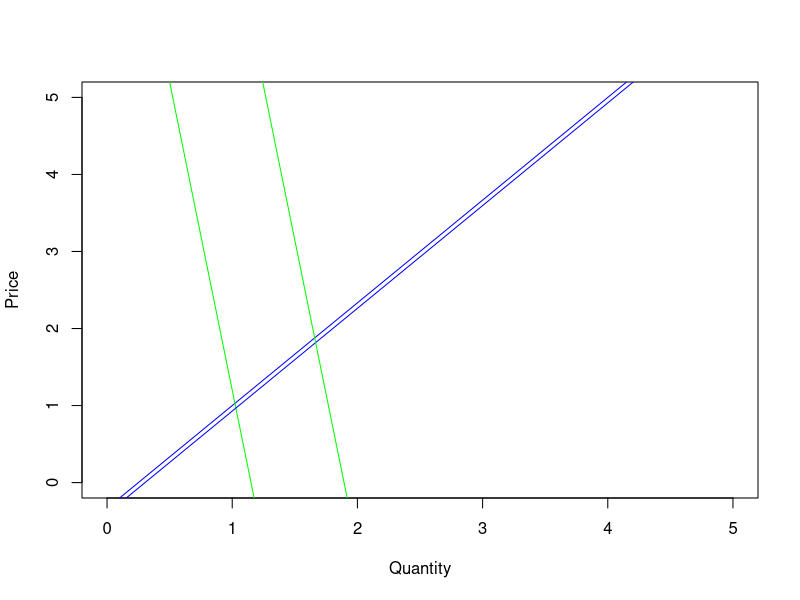

This chart was generated by the following R code: (Note: this script raises an error after producing the figure.)
## ---- chunk 1

# Helper
showme <- function(x) { 
  rhandsontable(x[1,,], paste0("Y", per-1), readOnly=T, width="80%", height=100) %>%
    hot_cols(type="numeric", format="0,0.#", renderer=convertNA())
}

## ---- chunk 2

#####################################################################################
# Sets
#####################################################################################

sets <- list(
  # commodities
  com = c("whea", "rice"),
  # regions
  reg = c("reg-A", "reg-B"),
  # periods
  per = 1:10
)

# Sets dimensions
sets_dim <- sapply(sets, length, USE.NAMES=T)

## ---- chunk 3

#####################################################################################
# Variables
#####################################################################################

# producer prices
PP <- array(1, sets_dim, sets)

# consumer prices
PC <- array(1.20, sets_dim, sets)

# supply
Q <- array(1, sets_dim, sets)

# demand
C <- array(1, sets_dim, sets)

## ---- chunk 4

#####################################################################################
# Parameters
#####################################################################################

# price elasticity of supply
epsilon <- array(0.75, sets_dim, sets)

# alternate elasticity of supply (shift), default to 1
epsilon_shift <- array(1, sets_dim[1:2], sets[1:2])

# price elasticity of demand
eta <- array(-0.15, sets_dim, sets)

# exogenous supply growth rates
qpi <- array(runif(prod(sets_dim)), sets_dim, sets)

# exogenous demand growth rates
cpi <- array(runif(prod(sets_dim)), sets_dim, sets)

# probability of success
p <- array(1, sets_dim[1:2], sets[1:2])

# own-technology cost saving per unit of output 
# note: can also vary over time in case of variable adoption
c_own <- array(runif(prod(sets_dim)), sets_dim, sets)

# yield-increasing effect
y <- array(0, sets_dim, sets)

# shape of adoption curve (trapezoidal, logistic, variable)
adoption <-"trapezoidal"

# ceiling adoption rate
a_max <- array(1, sets_dim[1:2], sets[1:2])

# technology research, adoption, maturity, decline lags
lagR <- array(1, sets_dim[1:2], sets[1:2])
lagA <- array(1, sets_dim[1:2], sets[1:2])
lagM <- array(1, sets_dim[1:2], sets[1:2])
lagD <- array(1, sets_dim[1:2], sets[1:2])

# logistic adoption parameters (as shares of a_max)
t0 <- array(1, sets_dim[1:2], sets[1:2])
t1 <- array(length(sets$per)%/%2, sets_dim[1:2], sets[1:2])
a0 <- array(0.1, sets_dim[1:2], sets[1:2])
a1 <- array(0.5, sets_dim[1:2], sets[1:2])

# variable adoption rates (per period)
a <- array(runif(prod(sets_dim)), sets_dim, sets)

# research-induced spillover effects across regions (1-diagonal) with time lag
# negative values indicate substitutive effects
theta <- array(0, sets_dim[c(1,2,3,2)], sets[c(1,2,3,2)])
names(dimnames(theta))[4] <- "source"
for(i in sets$com) for(t in sets$per) theta[i,,t,] <- diag(sets_dim[2])


## ---- chunk 5


#####################################################################################
# DREAM Model
#####################################################################################

# Rescope sets
for (i in names(sets)) assign(i, sets[[i]])

# Verify cost saving per unit of output
stopifnot(c_own>=0, c_own<=1)

# Verify probabilities of success
stopifnot(p>=0, p<=1)

# Verify ceiling technology adoption rate
stopifnot(a_max>=0, a_max<=1)

# Verify technology lags
stopifnot(lagR>=0, lagA>=0, lagM>=0, lagD>=0)


#####################################################################################
# Supply and demand slopes, intercepts
alpha <- array(numeric(), sets_dim, sets)
beta <- array(numeric(), sets_dim, sets)
delta <- array(numeric(), sets_dim, sets)
gamma <- array(numeric(), sets_dim, sets)

# Initial slopes and intercepts from elasticities                               # 2.2
beta[,, 1] <-  epsilon[,, 1] * Q[,, 1] / PP[,, 1]
alpha[,, 1] <- (1 - epsilon[,, 1]) * Q[,, 1]
delta[,, 1] <- eta[,, 1] * C[,, 1] / PC[,, 1]
gamma[,, 1] <- (1 - eta[,, 1]) * C[,, 1]

for(t in per[-1]) {
  beta[,, t] <-  epsilon[,, t] * Q[,, t-1] / PP[,, t-1]
  delta[,, t] <- eta[,, t] * C[,, t-1] / PC[,, t-1]
}

# Include exogenous demand and supply growth rates                             # 2.3
for(t in per[-1]) {
  alpha[,, t] <- alpha[,, t-1] + qpi[,, t] * Q[,, t-1]
  gamma[,, t] <- gamma[,, t-1] + cpi[,, t] * C[,, t-1]
}


## ---- chunk 6

# Plot
curve(x*1, 0, 5, xlab="Quantity", ylab="Price", col="white")
curve((x-alpha[1,1,1])/beta[1,1,1], col="blue", add=T)
curve((x-gamma[1,1,1])/delta[1,1,1], col="green", add=T)
curve((x-alpha[1,1,2])/beta[1,1,2], col="blue", add=T)
curve((x-gamma[1,1,2])/delta[1,1,2], col="green", add=T)

## ---- chunk 7

# Technology spillovers from source to receiving region                       # 2.10
c_spill <- apply(theta, c("com", "reg", "per"), sum, na.rm=T)*c_own

# Combined own and spillover cost saving effects
c <- ifelse(c_spill>=0, c_own + c_spill, max(c_own, c_spill, na.rm=T))

showme(c)


# Maximum supply shift                                                          # 2.4
k_max <- array(1, sets_dim, sets)
for(t in per) k_max[,, t] <- p[,]*a_max[,]*PP[,, 1]*c[,, t]

# Combine vertical and horizontal maximum supply shifts                         # 2.8
# TODO check this formula, sign seems off
# for(t in per) k_max[,, t] <- p[,]*a_max[,]*PP[,, 1]*
#   ((y[,, t]/epsilon_shift)-(c[,, t]/(1+y[,, t])))

showme(k_max)


# Trapezoidal adoption curve
adoptT <- function(t, k_max=1, lagR=1, lagA=1, lagM=1, lagD=1) {
  # supply shift per period
  t <- t-1
  k <- ifelse( 
    t>lagR & t<=lagR+lagA, k_max*(t-lagR)/lagA, ifelse( 
      t>lagR+lagA & t<=lagR+lagA+lagM, k_max, ifelse(
        t>lagR+lagA+lagM & t<=lagR+lagA+lagM+lagD, 
        k_max*(lagR+lagA+lagM+lagD-t)/lagD, 0)))
  return(k)
}

# Logistic adoption curve based on 2 known points (t0, a0), (t1, a1)
adoptL <- function(t, a_max=1, k_max=1, t0=2, t1=3, a0=0.1, a1=0.5,
  lagR=1, lagA=1, lagM=1, lagD=1) {
  
  # solve logistic coeffs
  a0 <- a0*a_max
  a1 <- a1*a_max
  a0 <- log(a0/(a_max-a0))
  a1 <- log(a1/(a_max-a1))
  betalog <- (a1*t0-a0*t1)/(t1-t0)
  alphalog <- (a0-a1)/(t0-t1)
  
  # incremental adoption                                                        # 2.5
  t <- t-1
  a <- a_max/(1 + exp(-(alphalog + t*betalog)))
  # supply shift per period                                                     # 2.7
  k <- ifelse( 
    t>lagR & t<=lagR+lagA, k_max*a/a_max, ifelse( 
      t>lagR+lagA & t<=lagR+lagA+lagM, k_max, ifelse(
        t>lagR+lagA+lagM & t<=lagR+lagA+lagM+lagD, 
        k_max*(lagR+lagA+lagM+lagD-t)/lagD, 0)))
  
  return(k)
}

# Variable adoption
adoptV <- function() {
  
  # incremental adoption per period
  diff_a <- array(0, sets_dim, sets)
  for(t in per[-1]) diff_a[,, t] <- a[,, t] - a[,, t-1]
  # supply shifts per period                                                    # 2.9
  k <- array(0, sets_dim, sets)
  for(i in com) for(r in reg) for(t in per) k[i, r, t] <- ifelse(
    t>=lagR[i,r]+1, p[i, r]*PP[i, r, 1] * 
      sum(c[i,r, t-((lagR[i,r]+1):t)+1] * diff_a[i,r, (lagR[i,r]+1):t], na.rm=T),
    0)
  return(k)
}

# Apply user-selected adoption curve
k <- array(numeric(), sets_dim, sets)

switch(adoption, 
  # logistic
  logistic = for(t in per) k[,, t] <- adoptL(t, a_max, k_max[,,t], t0, t1, a0, a1), 
  # variable
  variable = k <- adoptV(), 
  # trapezoidal (default)
  for(t in per) k[,, t] <- adoptT(t, k_max[,,t], lagR, lagA, lagM, lagD)
)

showme(k)

## ---- chunk 8

# Plot adoption curves
par(mfrow=c(1,2))
plot(adoptT, 1, 11, xlab=NA, ylab="supply shift", sub="Trapezoidal adoption")
plot(adoptL, 1, 11, xlab=NA, ylab="supply shift", sub="Logistic adoption")

## ---- chunk 9

# TODO Demand shift



# Redefine the supply intercept with research                                  # 2.11
alpha_R <- alpha + k*beta






# Supply and demand curves under no research                                    # 2.1
# Q <- alpha + beta*PP
# C <- gamma + delta*PC

# Redefine the supply and demand equations with research                       # 2.12
# Q_R <- alpha_R + beta*PP_R
# C_R <- gamma + delta*PC_R






# c, k_max, k

